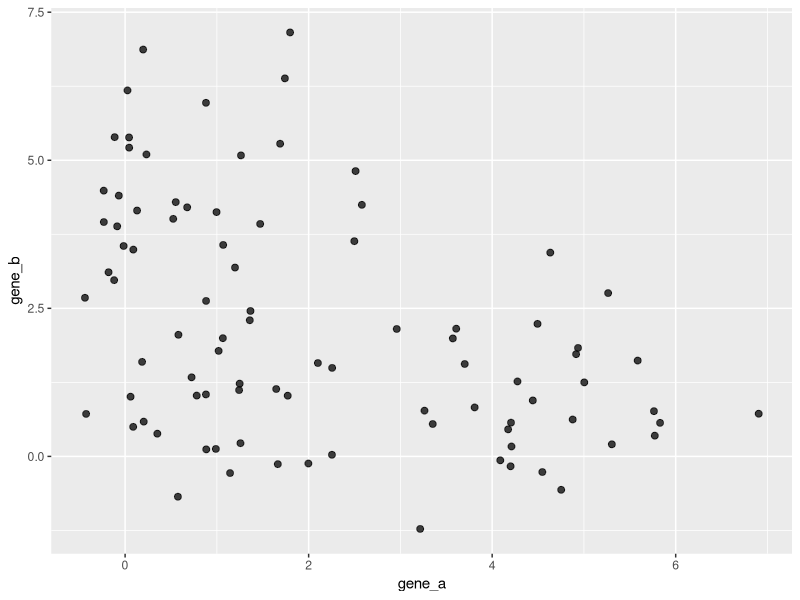
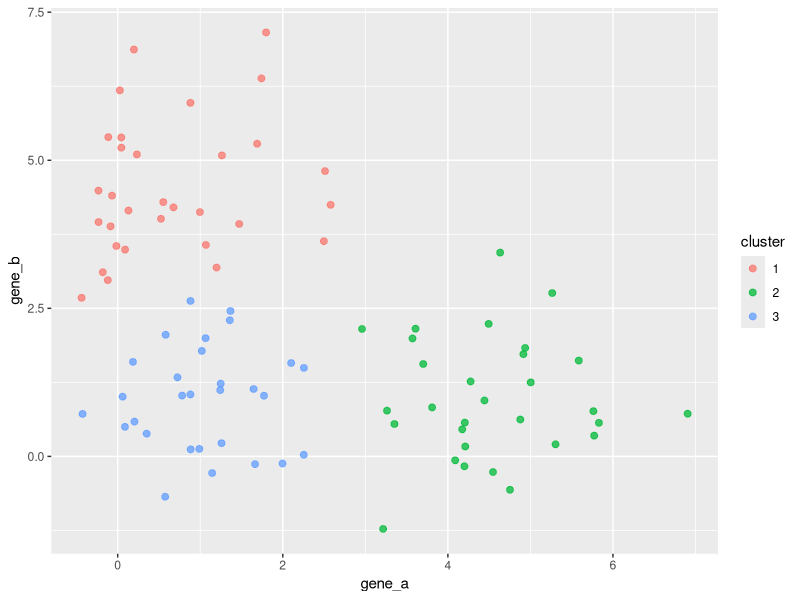
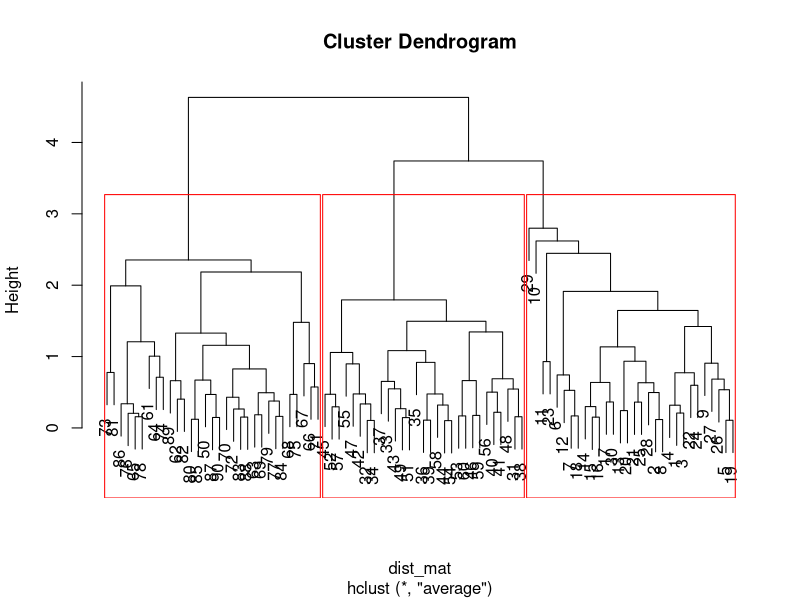
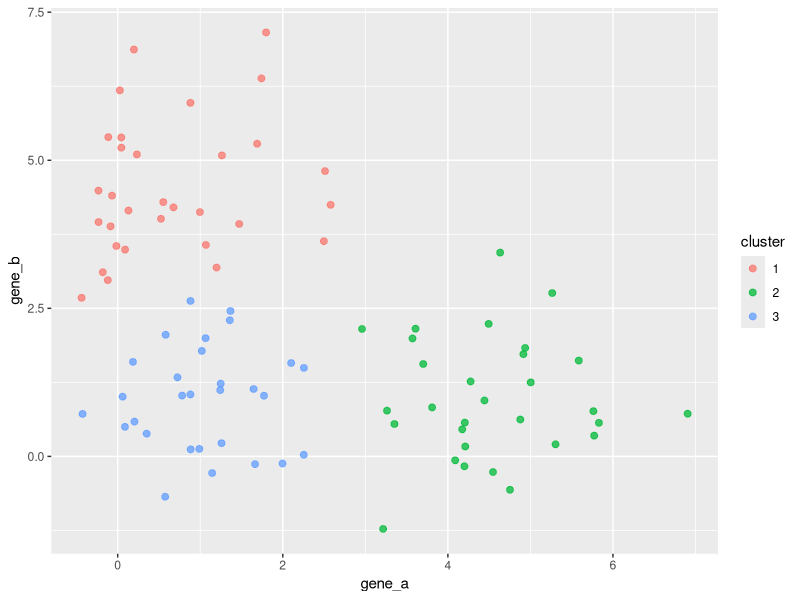

The R source for these figures, in order: (Note: this script raises an error after producing the figures.)
library(tidyverse)

# A quick refresher on native R clustering algorithms: https://www.statmethods.net/advstats/cluster.html

# Set the random seed
set.seed(0)

# Generate example data set
N = 30
gene_df = rbind(tibble(gene_a = rnorm(n=N, mean=4.5), gene_b = rnorm(n=N, mean=1), explant_id = seq(1, N), type = 1),
                tibble(gene_a = rnorm(n=N, mean=1), gene_b = rnorm(n=N, mean=1), explant_id = seq(N+1, 2*N), type = 2),
                tibble(gene_a = rnorm(n=N, mean=1), gene_b = rnorm(n=N, mean=4.5), explant_id = seq((2*N)+1, 3*N), type = 3))
gene_df$type = as.factor(gene_df$type)

ggplot(gene_df, aes(gene_a, gene_b)) +
  geom_point(size=2, alpha=0.75)

#-------------------------
# K-means clustering
#-------------------------
fit = gene_df %>%
  select(gene_a, gene_b) %>%
  kmeans(3) 

# Append cluster assignment
gene_df$cluster = as.factor(fit$cluster)

# Plot results
ggplot(gene_df, aes(gene_a, gene_b, group=cluster)) +
  geom_point(size=2, alpha=0.75, aes(color=cluster))

# How many clusters should we pass to the k-means algorithm?

#-------------------------
# Hierarchical clustering
#-------------------------
# Calculate distance between all observations
dist_mat = gene_df %>%
  select(gene_a, gene_b) %>%
  dist(method = "euclidean") 

# Cluster closest first, then work outwards
hfit = hclust(dist_mat, method="average") 
plot(hfit) 

# Append cluster assignment
groups = cutree(hfit, k=3) 
gene_df$cluster_h = as.factor(groups)

rect.hclust(hfit, k=3, border="red")

# Plot results
ggplot(gene_df, aes(gene_a, gene_b, group=cluster)) +
  geom_point(size=2, alpha=0.75, aes(color=cluster))


#-------------------------
# Classification
#-------------------------
library(caret)

# Expected to be from type 2
new_samples = tibble(gene_a = rnorm(n=10, mean=1), gene_b = rnorm(n=10, mean=1))

# Train a k-nearest-neighbors model
knn_fit = train(type ~ gene_a + gene_b, data = gene_df, method = "knn")

# Predict type for new data
knn_classification = predict(knn_fit, new_samples, type="class")

# Train a support vector machine
svm_fit = train(type ~ gene_a + gene_b, data = gene_df, method = "svmLinear")

# Predict type for new data
svm_classification = predict(svm_fit, new_samples, type="raw")
